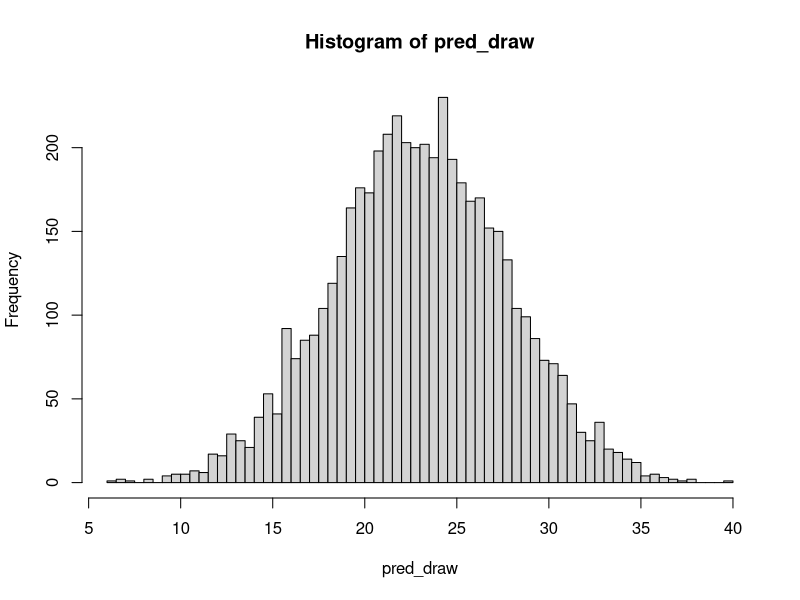

Write R code to recreate this figure. (Note: this script raises an error after producing the figure.)
# Reading the data from file
library(MASS)
BostonHousing = Boston
y = BostonHousing$medv
X = cbind(1,BostonHousing[,1:13]) # Adding a column of ones for the intercept
names(X)[1] <- "intercept"
covNames <- names(X)
y <- as.numeric(y)
X <- as.matrix(X)

library(mvtnorm)

# Defining a function that simulates from the scaled inverse Chi-square distribution
rScaledInvChi2 <- function(n, df, scale){
  return((df*scale)/rchisq(n,df=df))
}

BayesLinReg <- function(y, X, mu_0, Omega_0, v_0, sigma2_0, nIter){
  # Direct sampling from a Gaussian linear regression with conjugate prior:
  #
  # beta | sigma2 ~ N(mu_0, sigma2*inv(Omega_0))
  # sigma2 ~ Inv-Chi2(v_0,sigma2_0)
  # 
  # Author: Mattias Villani, IDA, Linkoping University. http://mattiasvillani.com
  #
  # INPUTS:
  #   y - n-by-1 vector with response data observations
  #   X - n-by-nCovs matrix with covariates, first column should be ones if you want an intercept.
  #   mu_0 - prior mean for beta
  #   Omega_0  - prior precision matrix for beta
  #   v_0      - degrees of freedom in the prior for sigma2
  #   sigma2_0 - location ("best guess") in the prior for sigma2
  #   nIter - Number of samples from the posterior (iterations)
  #
  # OUTPUTS:
  #   results$betaSample     - Posterior sample of beta.     nIter-by-nCovs matrix
  #   results$sigma2Sample   - Posterior sample of sigma2.   nIter-by-1 vector
  
  # Compute posterior hyperparameters
  n = length(y) # Number of observations
  nCovs = dim(X)[2] # Number of covariates
  XX = t(X)%*%X
  betaHat <- solve(XX,t(X)%*%y)
  Omega_n = XX + Omega_0
  mu_n = solve(Omega_n,XX%*%betaHat+Omega_0%*%mu_0)
  v_n = v_0 + n
  sigma2_n = as.numeric((v_0*sigma2_0 + ( t(y)%*%y + t(mu_0)%*%Omega_0%*%mu_0 - t(mu_n)%*%Omega_n%*%mu_n))/v_n)
  invOmega_n = solve(Omega_n)
  
  # The actual sampling
  sigma2Sample = rep(NA, nIter)
  betaSample = matrix(NA, nIter, nCovs)
  for (i in 1:nIter){
    
    # Simulate from p(sigma2 | y, X)
    sigma2 = rScaledInvChi2(n=1, df = v_n, scale = sigma2_n)
    sigma2Sample[i] = sigma2
    
    # Simulate from p(beta | sigma2, y, X)
    beta_ = rmvnorm(n=1, mean = mu_n, sigma = sigma2*invOmega_n)
    betaSample[i,] = beta_
    
  }
  return(results = list(sigma2Sample = sigma2Sample, betaSample=betaSample))
}

mu_0=rep(0, ncol(X))
omega_0=0.01*diag(ncol(X))
v_0=1
sigma2_0=36
nIter=5000

bayes_lin_results=BayesLinReg(y, X, mu_0, omega_0, v_0, sigma2_0, nIter)
# Under quadratic loss, posterior mean is point estimate
beta_estimates=rep(0,ncol(X))
beta_credIntervals=matrix(0, ncol(X), 2)
for (i in 1:ncol(X)) {
  beta_estimates[i]=mean(bayes_lin_results$betaSample[,i])
  beta_credIntervals[i,]=quantile(bayes_lin_results$betaSample[,i], c(0.025, 0.975))
}
sigma_estimate=mean(bayes_lin_results$sigma2Sample)
sigma_credInterval=quantile(bayes_lin_results$sigma2Sample, c(0.025, 0.975))
rownames(beta_credIntervals)=covNames
beta_credIntervals[which(rownames(beta_credIntervals)=="rm"), ]

## Interpretation: for one unit increase of rooms the hosing prices will rise between 3991,475 and 5009,826 dollars
## with 95 % posterior probability. 

## b) Owner of house 381 is considering selling their house. Bought house for 10400

old_obs=as.vector(X[381,])
new_obs=old_obs
new_obs[2]=10
pred_draw=rep(0,nIter)
for (i in 1:nIter) {
  pred_draw[i]=bayes_lin_results$betaSample[i,]%*%new_obs+rnorm(1, mean=0,
                                                                sd=sqrt(bayes_lin_results$sigma2Sample[i]))
}
pred_mean=mean(pred_draw)
hist(pred_draw, breaks=50)
quantile(posterior_prices, c(0.025, 0.975))
sum(pred_draw>=30)/nIter

## c) See paper.
